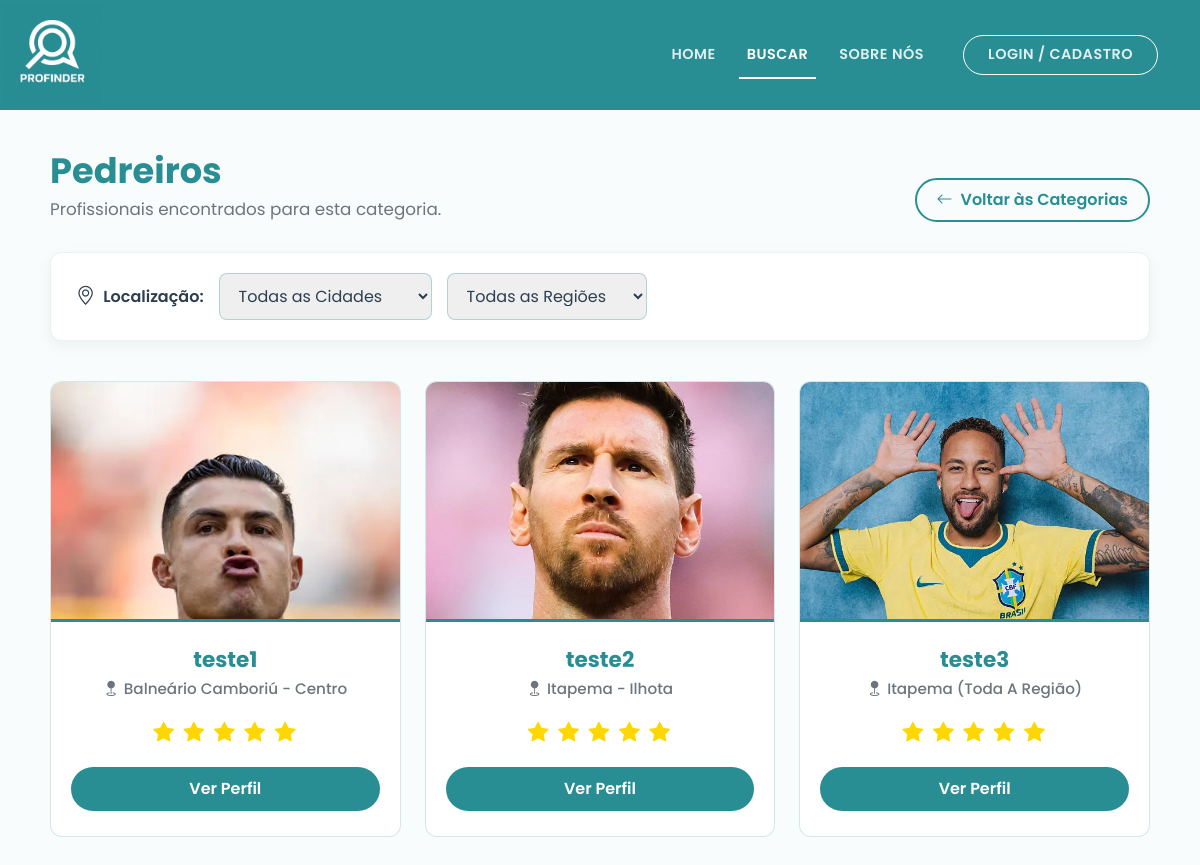
Screenshot of /busca-profissionais/Pedreiro with the database file from the repository.
### app.py (models this page shows, shortened)
class Profissional(db.Model, UserMixin):
    id = db.Column(db.Integer, primary_key=True)
    nome = db.Column(db.String(100), nullable=False)
    cpf = db.Column(db.String(11), unique=True, nullable=False)
    email = db.Column(db.String(120), unique=True, nullable=False)
    senha = db.Column(db.String(128), nullable=False)
    telefone = db.Column(db.String(20), nullable=True)
    profissao = db.Column(db.String(50), nullable=False)
    cidade = db.Column(db.String(100), nullable=False)
    regiao = db.Column(db.String(100), nullable=False)
    descricao = db.Column(db.Text, nullable=True)
    avaliacao = db.Column(db.Float, default=5.0)
    foto = db.Column(db.String(255), default='https://cdn-icons-png.flaticon.com/512/3135/3135715.png')
    tipo_conta = db.Column(db.String(20), default='profissional')
    trabalhos = db.relationship('Portfolio', backref='profissional', lazy=True, cascade='all, delete-orphan')
    solicitacoes_recebidas = db.relationship('SolicitacaoServico', backref='profissional_solicitado', lazy=True, cascade='all, delete-orphan')

### app.py (the view)
@app.route('/busca-profissionais/<categoria>')
def busca_profissionais(categoria):
    profissionais_encontrados = Profissional.query.filter_by(profissao=categoria).all()
    return render_template('busca_profissionais.html', profissionais=profissionais_encontrados, categoria=categoria)

### app/templates/busca_profissionais.html (shortened to what this page needs)
<!DOCTYPE html>
<html lang="pt-BR">
<head>
    <link href="https://cdn.jsdelivr.net/npm/bootstrap@5.3.2/dist/css/bootstrap.min.css" rel="stylesheet">
    <link rel="stylesheet" href="https://cdn.jsdelivr.net/npm/bootstrap-icons@1.11.1/font/bootstrap-icons.css">
</head>
<body>
    <nav class="navbar navbar-expand-lg navbar-profinder sticky-top">
        <div class="container">
            <a class="navbar-brand" href="{{ url_for('index') }}" title="Sair / Voltar ao Início">
                <img src="{{ url_for('static', filename='img/logo-nome.png') }}" alt="Logo ProFinder">
            </a>
            <div class="collapse navbar-collapse justify-content-end" id="navbarNav">
                <ul class="navbar-nav align-items-center">
                    <li class="nav-item"><a class="nav-link" href="{{ url_for('index') }}">Home</a></li>
                    <li class="nav-item"><a class="nav-link active" href="{{ url_for('busca_servicos') }}">Buscar</a></li>
                    <li class="nav-item"><a class="nav-link" href="{{ url_for('sobre') }}">Sobre Nós</a></li>
                    {% if current_user.is_authenticated %}
                        <li class="nav-item ms-lg-3 mt-3 mt-lg-0 d-none d-lg-block">
                            <span class="nav-link" style="text-transform: none; font-size: 0.95rem;">Olá, <strong>{{ current_user.nome.split()[0] }}</strong></span>
                        </li>
                        <li class="nav-item ms-lg-2 mt-2 mt-lg-0">
                            <a class="nav-link btn-login-nav border border-white rounded-pill px-4" href="{{ url_for('logout') }}" style="background-color: rgba(255,255,255,0.1);">Sair</a>
                        </li>
                    {% else %}
                        <li class="nav-item ms-lg-3 mt-3 mt-lg-0">
                            <a class="nav-link btn-login-nav border border-white rounded-pill px-4" href="{{ url_for('login') }}">Login / Cadastro</a>
                        </li>
                    {% endif %}
                </ul>
            </div>
        </div>
    </nav>
    <main class="container main-container">
        {% set plurais = {
            'Pedreiro': 'Pedreiros',
            'Pintor': 'Pintores',
            'Eletricista': 'Eletricistas',
            'Encanador': 'Encanadores',
            'Diarista': 'Diaristas',
            'Montador de Móveis': 'Montadores de Móveis',
            'Jardineiro': 'Jardineiros',
            'Carpinteiro': 'Carpinteiros',
            'Mecânico': 'Mecânicos',
            'Técnico de Informática': 'Técnicos de Informática'
        } %}
        {% set titulo_plural = plurais.get(categoria, categoria ~ 's') %}
        <div class="cabecalho-busca">
            <div>
                <h1 class="titulo-resultados">{{ titulo_plural }}</h1>
                <p class="subtitulo-resultados">Profissionais encontrados para esta categoria.</p>
            </div>
            <a href="{{ url_for('busca_servicos') }}" class="btn-voltar">
                <i class="bi bi-arrow-left"></i> Voltar às Categorias
            </a>
        </div>
        <div class="filtros-container">
            <label class="filtro-label">
                <i class="bi bi-geo-alt" style="font-size: 1.2rem;"></i> Localização:
            </label>
            <select class="form-select-custom" id="filtroCidade" onchange="atualizarRegioesFiltro()">
                <option value="todas" selected>Todas as Cidades</option>
            </select>
            <select class="form-select-custom" id="filtroRegiao" onchange="filtrarProfissionais()">
                <option value="todas" selected>Todas as Regiões</option>
            </select>
        </div>
        <div class="row row-cols-1 row-cols-md-2 row-cols-lg-3 g-4">
            {% if profissionais %}
                {% for pro in profissionais %}
                <div class="col card-item-pro" data-cidade="{{ pro.cidade }}" data-regiao="{{ pro.regiao }}">
                    <div class="card-profissional">
                        <div class="foto-container">
                            <img src="{{ pro.foto }}" alt="Foto de {{ pro.nome }}">
                        </div>
                        <div class="card-body-custom">
                            <h3 class="nome-profissional">{{ pro.nome }}</h3>
                            <p class="localizacao-profissional">
                                <i class="bi bi-geo-fill"></i>
                                {% if pro.regiao == 'todas' %}
                                    {{ pro.cidade }} (Toda a região)
                                {% else %}
                                    {{ pro.cidade }} - {{ pro.regiao.replace('_', ' ').title() }}
                                {% endif %}
                            </p>
                            <div class="estrelas">
                                {% for i in range(5) %}
                                    {% if i < pro.avaliacao|int %}
                                        <i class="bi bi-star-fill"></i>
                                    {% else %}
                                        <i class="bi bi-star-fill estrela-vazia"></i>
                                    {% endif %}
                                {% endfor %}
                            </div>
                            <a href="{{ url_for('perfil', id=pro.id) }}" class="btn-perfil">Ver Perfil</a>
                        </div>
                    </div>
                </div>
                {% endfor %}
            {% endif %}
        </div>
    </main>
</body>
</html>

### app/templates/busca_profissionais.html (style rules this page uses)
:root { --cor-primaria: #298e94; --cor-primaria-hover: #22767c; --cor-texto-escuro: #2c3e50; --cor-fundo: #f8fcfc; }
body { font-family: 'Poppins', sans-serif; background-color: var(--cor-fundo); min-height: 100vh; display: flex; flex-direction: column; }
.navbar-profinder { background-color: var(--cor-primaria); padding: 0; }
.navbar-brand img { height: 100px; margin-left: -40px; transition: opacity 0.3s ease; }
.nav-link { color: rgba(255, 255, 255, 0.85) !important; font-weight: 600; font-size: 0.9rem; text-transform: uppercase; letter-spacing: 0.5px; margin-left: 15px; position: relative; transition: color 0.3s ease; }
.nav-link:hover, .nav-link.active { color: white !important; }
.nav-link::after { content: ''; position: absolute; width: 0; height: 2px; bottom: -5px; left: 0; background-color: white; transition: width 0.3s ease; }
.nav-link:hover::after, .nav-link.active::after { width: 100%; }
.btn-login-nav { transition: all 0.3s ease !important; }
.btn-login-nav::after { display: none !important; }
.main-container { flex: 1; padding: 40px 20px; }
.cabecalho-busca { display: flex; justify-content: space-between; align-items: flex-end; margin-bottom: 30px; flex-wrap: wrap; gap: 15px; }
.titulo-resultados { color: var(--cor-primaria); font-weight: 700; margin-bottom: 5px; font-size: 2.2rem; }
.subtitulo-resultados { color: #6c757d; font-size: 1.05rem; margin-bottom: 0; }
.btn-voltar { color: var(--cor-primaria); border: 2px solid var(--cor-primaria); background: transparent; font-weight: 600; padding: 8px 20px; border-radius: 30px; text-decoration: none; transition: all 0.3s ease; display: inline-flex; align-items: center; gap: 8px; }
.filtros-container { background: white; border-radius: 12px; padding: 20px 25px; box-shadow: 0 5px 15px rgba(0,0,0,0.05); margin-bottom: 40px; display: flex; align-items: center; gap: 15px; border: 1px solid rgba(41, 142, 148, 0.1); flex-wrap: wrap; }
.filtro-label { font-weight: 600; color: var(--cor-texto-escuro); margin-bottom: 0; display: flex; align-items: center; gap: 8px; }
.form-select-custom { padding: 10px 15px; border: 1px solid rgba(41, 142, 148, 0.3); border-radius: 8px; font-family: 'Poppins', sans-serif; color: var(--cor-texto-escuro); outline: none; min-width: 200px; cursor: pointer; transition: all 0.3s ease; }
.card-profissional { background: white; border-radius: 12px; border: 1px solid rgba(41, 142, 148, 0.2); overflow: hidden; transition: all 0.3s ease; height: 100%; display: flex; flex-direction: column; }
.foto-container { width: 100%; height: 240px; overflow: hidden; background-color: #e9ecef; border-bottom: 3px solid var(--cor-primaria); }
.foto-container img { width: 100%; height: 100%; object-fit: cover; transition: transform 0.4s ease; }
.card-body-custom { padding: 25px 20px; text-align: center; display: flex; flex-direction: column; flex: 1; }
.nome-profissional { color: var(--cor-primaria); font-weight: 700; font-size: 1.35rem; margin-bottom: 5px; }
.localizacao-profissional { color: #6c757d; font-weight: 500; font-size: 0.95rem; margin-bottom: 15px; display: flex; align-items: center; justify-content: center; gap: 5px; text-transform: capitalize; }
.estrelas { color: #ffd700; font-size: 1.3rem; margin-bottom: 20px; letter-spacing: 2px; }
.btn-perfil { background-color: var(--cor-primaria); color: white; font-weight: 600; padding: 10px 30px; border-radius: 30px; text-decoration: none; display: inline-block; margin-top: auto; transition: background-color 0.3s; width: 100%; }

### rows the page displays
Profissional: foto (picture), nome "teste1", cidade "Balneário Camboriú", regiao.replace "Centro", avaliacao 5 (drawn)
Profissional: foto (picture), nome "teste2", cidade "Itapema", regiao.replace "Ilhota", avaliacao 5 (drawn)
Profissional: foto (picture), nome "teste3", cidade "Itapema", avaliacao 5 (drawn)

### other values shown
{{ titulo_plural }} "Pedreiros"
